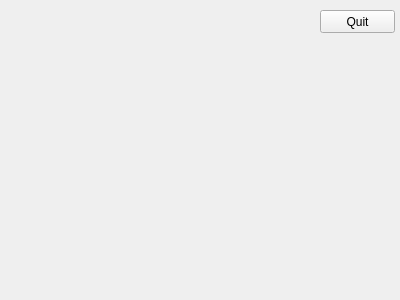
<?xml version="1.0" encoding="UTF-8"?>
<ui version="4.0">
 <class>Form</class>
 <widget class="QWidget" name="Form">
  <property name="geometry">
   <rect>
    <x>0</x>
    <y>0</y>
    <width>400</width>
    <height>300</height>
   </rect>
  </property>
  <property name="windowTitle">
   <string>Form</string>
  </property>
  <widget class="QPushButton" name="pushButton">
   <property name="geometry">
    <rect>
     <x>320</x>
     <y>10</y>
     <width>75</width>
     <height>23</height>
    </rect>
   </property>
   <property name="text">
    <string>Quit</string>
   </property>
  </widget>
 </widget>
 <resources/>
 <connections/>
</ui>
